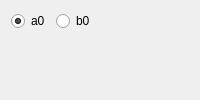
                <widget class="QWidget" name="tab_6">
                 <attribute name="title">
                  <string>Graph </string>
                 </attribute>
                 <layout class="QVBoxLayout" name="verticalLayout_16">
                  <item>
                   <layout class="QHBoxLayout" name="horizontalLayout_8">
                    <item>
                     <widget class="QRadioButton" name="kropff_a0_radioButton">
                      <property name="text">
                       <string>a0</string>
                      </property>
                      <property name="checked">
                       <bool>true</bool>
                      </property>
                     </widget>
                    </item>
                    <item>
                     <widget class="QRadioButton" name="kropff_b0_radioButton">
                      <property name="text">
                       <string>b0</string>
                      </property>
                     </widget>
                    </item>
                    <item>
                     <spacer name="horizontalSpacer_13">
                      <property name="orientation">
                       <enum>Qt::Horizontal</enum>
                      </property>
                      <property name="sizeHint" stdset="0">
                       <size>
                        <width>40</width>
                        <height>20</height>
                       </size>
                      </property>
                     </spacer>
                    </item>
                   </layout>
                  </item>
                  <item>
                   <widget class="QWidget" name="high_widget" native="true">
                    <property name="sizePolicy">
                     <sizepolicy hsizetype="Preferred" vsizetype="Expanding">
                      <horstretch>0</horstretch>
                      <verstretch>0</verstretch>
                     </sizepolicy>
                    </property>
                   </widget>
                  </item>
                 </layout>
                </widget>
